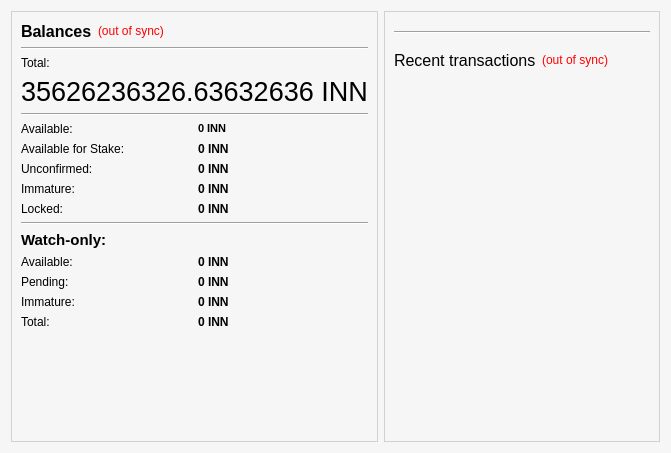
<?xml version="1.0" encoding="UTF-8"?>
<ui version="4.0">
 <class>OverviewPage</class>
 <widget class="QWidget" name="OverviewPage">
  <property name="geometry">
   <rect>
    <x>0</x>
    <y>0</y>
    <width>666</width>
    <height>453</height>
   </rect>
  </property>
  <property name="palette">
   <palette>
    <active>
     <colorrole role="Base">
      <brush brushstyle="SolidPattern">
       <color alpha="255">
        <red>255</red>
        <green>255</green>
        <blue>255</blue>
       </color>
      </brush>
     </colorrole>
     <colorrole role="Window">
      <brush brushstyle="SolidPattern">
       <color alpha="155">
        <red>240</red>
        <green>240</green>
        <blue>240</blue>
       </color>
      </brush>
     </colorrole>
    </active>
    <inactive>
     <colorrole role="Base">
      <brush brushstyle="SolidPattern">
       <color alpha="255">
        <red>255</red>
        <green>255</green>
        <blue>255</blue>
       </color>
      </brush>
     </colorrole>
     <colorrole role="Window">
      <brush brushstyle="SolidPattern">
       <color alpha="155">
        <red>240</red>
        <green>240</green>
        <blue>240</blue>
       </color>
      </brush>
     </colorrole>
    </inactive>
    <disabled>
     <colorrole role="Base">
      <brush brushstyle="SolidPattern">
       <color alpha="155">
        <red>240</red>
        <green>240</green>
        <blue>240</blue>
       </color>
      </brush>
     </colorrole>
     <colorrole role="Window">
      <brush brushstyle="SolidPattern">
       <color alpha="155">
        <red>240</red>
        <green>240</green>
        <blue>240</blue>
       </color>
      </brush>
     </colorrole>
    </disabled>
   </palette>
  </property>
  <property name="windowTitle">
   <string>Form</string>
  </property>
  <property name="windowOpacity">
   <double>1.000000000000000</double>
  </property>
  <property name="autoFillBackground">
   <bool>false</bool>
  </property>
  <property name="styleSheet">
   <string notr="true"/>
  </property>
  <layout class="QGridLayout" name="gridLayout_3">
   <item row="0" column="0">
    <layout class="QVBoxLayout" name="verticalLayout_2">
     <item>
      <widget class="QFrame" name="frame">
       <property name="frameShape">
        <enum>QFrame::StyledPanel</enum>
       </property>
       <property name="frameShadow">
        <enum>QFrame::Raised</enum>
       </property>
       <layout class="QGridLayout" name="gridLayout_2">
        <item row="4" column="0">
         <widget class="Line" name="line">
          <property name="orientation">
           <enum>Qt::Horizontal</enum>
          </property>
         </widget>
        </item>
        <item row="5" column="0">
         <layout class="QGridLayout" name="gridLayout">
          <item row="0" column="0">
           <widget class="QLabel" name="label">
            <property name="text">
             <string>Available:</string>
            </property>
           </widget>
          </item>
          <item row="1" column="0">
           <widget class="QLabel" name="labelStakeText">
            <property name="text">
             <string>Available for Stake:</string>
            </property>
           </widget>
          </item>
          <item row="1" column="1">
           <widget class="QLabel" name="labelStake">
            <property name="font">
             <font>
              <weight>75</weight>
              <bold>true</bold>
             </font>
            </property>
            <property name="cursor">
             <cursorShape>IBeamCursor</cursorShape>
            </property>
            <property name="toolTip">
             <string>Total of coins that was staked, and do not yet count toward the current balance</string>
            </property>
            <property name="text">
             <string notr="true">0 INN</string>
            </property>
            <property name="textInteractionFlags">
             <set>Qt::LinksAccessibleByMouse|Qt::TextSelectableByKeyboard|Qt::TextSelectableByMouse</set>
            </property>
           </widget>
          </item>
          <item row="4" column="0">
           <widget class="QLabel" name="unconfirmedlabeltxt">
            <property name="text">
             <string>Unconfirmed:</string>
            </property>
           </widget>
          </item>
          <item row="4" column="1">
           <widget class="QLabel" name="labelUnconfirmed">
            <property name="font">
             <font>
              <weight>75</weight>
              <bold>true</bold>
             </font>
            </property>
            <property name="cursor">
             <cursorShape>IBeamCursor</cursorShape>
            </property>
            <property name="toolTip">
             <string>Total of transactions that have yet to be confirmed, and do not yet count toward the current balance</string>
            </property>
            <property name="text">
             <string notr="true">0 INN</string>
            </property>
            <property name="textInteractionFlags">
             <set>Qt::LinksAccessibleByMouse|Qt::TextSelectableByKeyboard|Qt::TextSelectableByMouse</set>
            </property>
           </widget>
          </item>
          <item row="0" column="1">
           <widget class="QLabel" name="labelBalance">
            <property name="font">
             <font>
              <pointsize>8</pointsize>
              <weight>75</weight>
              <bold>true</bold>
             </font>
            </property>
            <property name="cursor">
             <cursorShape>IBeamCursor</cursorShape>
            </property>
            <property name="toolTip">
             <string>Your current spendable balance</string>
            </property>
            <property name="text">
             <string notr="true">0 INN</string>
            </property>
            <property name="textInteractionFlags">
             <set>Qt::LinksAccessibleByMouse|Qt::TextSelectableByKeyboard|Qt::TextSelectableByMouse</set>
            </property>
           </widget>
          </item>
          <item row="5" column="0">
           <widget class="QLabel" name="labelImmatureText">
            <property name="text">
             <string>Immature:</string>
            </property>
           </widget>
          </item>
          <item row="5" column="1">
           <widget class="QLabel" name="labelImmature">
            <property name="font">
             <font>
              <weight>75</weight>
              <bold>true</bold>
             </font>
            </property>
            <property name="toolTip">
             <string>Balance from new stakes or coins that is not mature enough to be spent</string>
            </property>
            <property name="text">
             <string notr="true">0 INN</string>
            </property>
            <property name="textInteractionFlags">
             <set>Qt::LinksAccessibleByMouse|Qt::TextSelectableByKeyboard|Qt::TextSelectableByMouse</set>
            </property>
           </widget>
          </item>
          <item row="12" column="1">
           <widget class="QLabel" name="labelWatchTotal">
            <property name="font">
             <font>
              <weight>75</weight>
              <bold>true</bold>
             </font>
            </property>
            <property name="cursor">
             <cursorShape>IBeamCursor</cursorShape>
            </property>
            <property name="toolTip">
             <string>Current total balance in watch-only addresses</string>
            </property>
            <property name="text">
             <string notr="true">0 INN</string>
            </property>
            <property name="alignment">
             <set>Qt::AlignLeading|Qt::AlignLeft|Qt::AlignVCenter</set>
            </property>
            <property name="textInteractionFlags">
             <set>Qt::LinksAccessibleByMouse|Qt::TextSelectableByKeyboard|Qt::TextSelectableByMouse</set>
            </property>
           </widget>
          </item>
          <item row="9" column="1">
           <widget class="QLabel" name="labelWatchAvailable">
            <property name="font">
             <font>
              <weight>75</weight>
              <bold>true</bold>
             </font>
            </property>
            <property name="cursor">
             <cursorShape>IBeamCursor</cursorShape>
            </property>
            <property name="toolTip">
             <string>Your current balance in watch-only addresses</string>
            </property>
            <property name="text">
             <string notr="true">0 INN</string>
            </property>
            <property name="alignment">
             <set>Qt::AlignLeading|Qt::AlignLeft|Qt::AlignVCenter</set>
            </property>
            <property name="textInteractionFlags">
             <set>Qt::LinksAccessibleByMouse|Qt::TextSelectableByKeyboard|Qt::TextSelectableByMouse</set>
            </property>
           </widget>
          </item>
          <item row="10" column="0">
           <widget class="QLabel" name="watch2">
            <property name="text">
             <string>Pending:</string>
            </property>
           </widget>
          </item>
          <item row="11" column="0">
           <widget class="QLabel" name="labelWatchImmatureText">
            <property name="text">
             <string>Immature:</string>
            </property>
           </widget>
          </item>
          <item row="11" column="1">
           <widget class="QLabel" name="labelWatchImmature">
            <property name="font">
             <font>
              <weight>75</weight>
              <bold>true</bold>
             </font>
            </property>
            <property name="cursor">
             <cursorShape>IBeamCursor</cursorShape>
            </property>
            <property name="toolTip">
             <string>Mined balance in watch-only addresses that has not yet matured</string>
            </property>
            <property name="text">
             <string notr="true">0 INN</string>
            </property>
            <property name="alignment">
             <set>Qt::AlignLeading|Qt::AlignLeft|Qt::AlignVCenter</set>
            </property>
            <property name="textInteractionFlags">
             <set>Qt::LinksAccessibleByMouse|Qt::TextSelectableByKeyboard|Qt::TextSelectableByMouse</set>
            </property>
           </widget>
          </item>
          <item row="8" column="0" colspan="2">
           <widget class="QLabel" name="labelWatchonly">
            <property name="font">
             <font>
              <pointsize>11</pointsize>
              <weight>75</weight>
              <bold>true</bold>
             </font>
            </property>
            <property name="text">
             <string>Watch-only:</string>
            </property>
            <property name="alignment">
             <set>Qt::AlignLeading|Qt::AlignLeft|Qt::AlignVCenter</set>
            </property>
           </widget>
          </item>
          <item row="7" column="0" colspan="2">
           <widget class="Line" name="line_4">
            <property name="orientation">
             <enum>Qt::Horizontal</enum>
            </property>
           </widget>
          </item>
          <item row="12" column="0">
           <widget class="QLabel" name="watch4">
            <property name="text">
             <string>Total:</string>
            </property>
           </widget>
          </item>
          <item row="10" column="1">
           <widget class="QLabel" name="labelWatchPending">
            <property name="font">
             <font>
              <weight>75</weight>
              <bold>true</bold>
             </font>
            </property>
            <property name="cursor">
             <cursorShape>IBeamCursor</cursorShape>
            </property>
            <property name="toolTip">
             <string>Unconfirmed transactions to watch-only addresses</string>
            </property>
            <property name="text">
             <string notr="true">0 INN</string>
            </property>
            <property name="alignment">
             <set>Qt::AlignLeading|Qt::AlignLeft|Qt::AlignVCenter</set>
            </property>
            <property name="textInteractionFlags">
             <set>Qt::LinksAccessibleByMouse|Qt::TextSelectableByKeyboard|Qt::TextSelectableByMouse</set>
            </property>
           </widget>
          </item>
          <item row="9" column="0">
           <widget class="QLabel" name="watch1">
            <property name="text">
             <string>Available:</string>
            </property>
           </widget>
          </item>
          <item row="6" column="1">
           <widget class="QLabel" name="labelLocked">
            <property name="enabled">
             <bool>true</bool>
            </property>
            <property name="font">
             <font>
              <weight>75</weight>
              <bold>true</bold>
             </font>
            </property>
            <property name="toolTip">
             <string>Balance locked from usage, e.g. masternode collateral</string>
            </property>
            <property name="text">
             <string>0 INN</string>
            </property>
            <property name="textInteractionFlags">
             <set>Qt::TextSelectableByKeyboard|Qt::TextSelectableByMouse</set>
            </property>
           </widget>
          </item>
          <item row="6" column="0">
           <widget class="QLabel" name="labelLockedText">
            <property name="text">
             <string>Locked:</string>
            </property>
           </widget>
          </item>
        </layout>
       </item>
        <item row="6" column="0">
         <spacer name="verticalSpacer">
          <property name="orientation">
           <enum>Qt::Vertical</enum>
          </property>
          <property name="sizeType">
           <enum>QSizePolicy::Expanding</enum>
          </property>
          <property name="sizeHint" stdset="0">
           <size>
            <width>20</width>
            <height>40</height>
           </size>
          </property>
         </spacer>
        </item>
        <item row="3" column="0">
         <widget class="QLabel" name="labelTotal">
          <property name="font">
           <font>
            <pointsize>20</pointsize>
            <weight>50</weight>
            <bold>false</bold>
            <underline>false</underline>
           </font>
          </property>
          <property name="cursor">
           <cursorShape>IBeamCursor</cursorShape>
          </property>
          <property name="toolTip">
           <string>Your current total balance</string>
          </property>
          <property name="text">
           <string notr="true">35626236326.63632636 INN</string>
          </property>
          <property name="textInteractionFlags">
           <set>Qt::LinksAccessibleByMouse|Qt::TextSelectableByKeyboard|Qt::TextSelectableByMouse</set>
          </property>
         </widget>
        </item>
        <item row="0" column="0">
         <layout class="QHBoxLayout" name="horizontalLayout_4">
          <item>
           <widget class="QLabel" name="label_5">
            <property name="font">
             <font>
              <pointsize>12</pointsize>
              <weight>75</weight>
              <bold>true</bold>
             </font>
            </property>
            <property name="styleSheet">
             <string notr="true"/>
            </property>
            <property name="text">
             <string>Balances</string>
            </property>
           </widget>
          </item>
          <item>
           <widget class="QLabel" name="labelWalletStatus">
            <property name="toolTip">
             <string>The displayed information may be out of date. Your wallet automatically synchronizes with the Innova network after a connection is established, but this process has not completed yet.</string>
            </property>
            <property name="styleSheet">
             <string notr="true">QLabel { color: red; }</string>
            </property>
            <property name="text">
             <string notr="true">(out of sync)</string>
            </property>
            <property name="alignment">
             <set>Qt::AlignLeading|Qt::AlignLeft|Qt::AlignVCenter</set>
            </property>
           </widget>
          </item>
          <!-- Trade link hidden - Innova no longer on exchanges
          <item>
           <widget class="QLabel" name="labelTradeLink">
            <property name="cursor">
             <cursorShape>PointingHandCursor</cursorShape>
            </property>
            <property name="text">
             <string>&lt;div style=&quot;color: #fff;&quot;&gt;(&lt;a href=&quot;https://www.probit.com/app/exchange/INN-USDT&quot; style=&quot;color: #fff;&quot;&gt;Trade INN&lt;/a&gt;)&lt;/div&gt;</string>
            </property>
            <property name="openExternalLinks">
             <bool>true</bool>
            </property>
           </widget>
          </item>
          -->
          <item>
           <spacer name="horizontalSpacer_2">
            <property name="orientation">
             <enum>Qt::Horizontal</enum>
            </property>
            <property name="sizeHint" stdset="0">
             <size>
              <width>40</width>
              <height>20</height>
             </size>
            </property>
           </spacer>
          </item>
         </layout>
        </item>
        <item row="1" column="0">
         <widget class="Line" name="line_2">
          <property name="orientation">
           <enum>Qt::Horizontal</enum>
          </property>
         </widget>
        </item>
        <item row="2" column="0">
         <widget class="QLabel" name="labelTotalText">
          <property name="styleSheet">
           <string notr="true"/>
          </property>
          <property name="text">
           <string>Total:</string>
          </property>
         </widget>
        </item>
       </layout>
      </widget>
     </item>
    </layout>
   </item>
   <item row="0" column="1">
    <widget class="QFrame" name="frame_2">
      <property name="enabled">
      <bool>true</bool>
     </property>
     <property name="frameShape">
      <enum>QFrame::StyledPanel</enum>
     </property>
     <property name="frameShadow">
      <enum>QFrame::Raised</enum>
     </property>
     <layout class="QGridLayout" name="gridLayout_4">
      <item row="4" column="0">
       <spacer name="verticalSpacer_2">
        <property name="orientation">
         <enum>Qt::Vertical</enum>
        </property>
        <property name="sizeType">
         <enum>QSizePolicy::Fixed</enum>
        </property>
        <property name="sizeHint" stdset="0">
         <size>
          <width>20</width>
          <height>10</height>
         </size>
        </property>
       </spacer>
      </item>
      <item row="5" column="0">
       <layout class="QHBoxLayout" name="horizontalLayout_2">
        <item>
         <widget class="QLabel" name="label_4">
          <property name="font">
           <font>
            <pointsize>12</pointsize>
           </font>
          </property>
          <property name="text">
           <string>Recent transactions</string>
          </property>
         </widget>
        </item>
        <item>
         <widget class="QLabel" name="labelTransactionsStatus">
          <property name="toolTip">
           <string>The displayed information may be out of date. Your wallet automatically synchronizes with the Innova network after a connection is established, but this process has not completed yet.</string>
          </property>
          <property name="styleSheet">
           <string notr="true">QLabel { color: red; }</string>
          </property>
          <property name="text">
           <string notr="true">(out of sync)</string>
          </property>
          <property name="alignment">
           <set>Qt::AlignRight|Qt::AlignTrailing|Qt::AlignVCenter</set>
          </property>
         </widget>
        </item>
        <item>
         <spacer name="horizontalSpacer">
          <property name="orientation">
           <enum>Qt::Horizontal</enum>
          </property>
          <property name="sizeHint" stdset="0">
           <size>
            <width>40</width>
            <height>20</height>
           </size>
          </property>
         </spacer>
        </item>
       </layout>
      </item>
      <item row="6" column="0">
       <widget class="QListView" name="listTransactions">
        <property name="sizePolicy">
         <sizepolicy hsizetype="MinimumExpanding" vsizetype="Expanding">
          <horstretch>0</horstretch>
          <verstretch>0</verstretch>
         </sizepolicy>
        </property>
        <property name="font">
         <font>
          <pointsize>8</pointsize>
         </font>
        </property>
        <property name="styleSheet">
         <string notr="true">QListView { background: transparent; }</string>
        </property>
        <property name="frameShape">
         <enum>QFrame::NoFrame</enum>
        </property>
        <property name="lineWidth">
         <number>1</number>
        </property>
        <property name="verticalScrollBarPolicy">
         <enum>Qt::ScrollBarAlwaysOff</enum>
        </property>
        <property name="horizontalScrollBarPolicy">
         <enum>Qt::ScrollBarAlwaysOff</enum>
        </property>
        <property name="selectionMode">
         <enum>QAbstractItemView::NoSelection</enum>
        </property>
        <property name="spacing">
         <number>1</number>
        </property>
       </widget>
      </item>
      <item row="3" column="0">
       <widget class="Line" name="line_3">
        <property name="orientation">
         <enum>Qt::Horizontal</enum>
        </property>
       </widget>
      </item>
      <item row="2" column="0">
       <spacer name="verticalSpacer_4">
        <property name="orientation">
         <enum>Qt::Vertical</enum>
        </property>
        <property name="sizeType">
         <enum>QSizePolicy::Fixed</enum>
        </property>
        <property name="sizeHint" stdset="0">
         <size>
          <width>20</width>
          <height>10</height>
         </size>
        </property>
       </spacer>
      </item>
     </layout>
    </widget>
   </item>
  </layout>
 </widget>
 <resources>
  <include location="../bitcoin.qrc"/>
 </resources>
 <connections/>
</ui>
